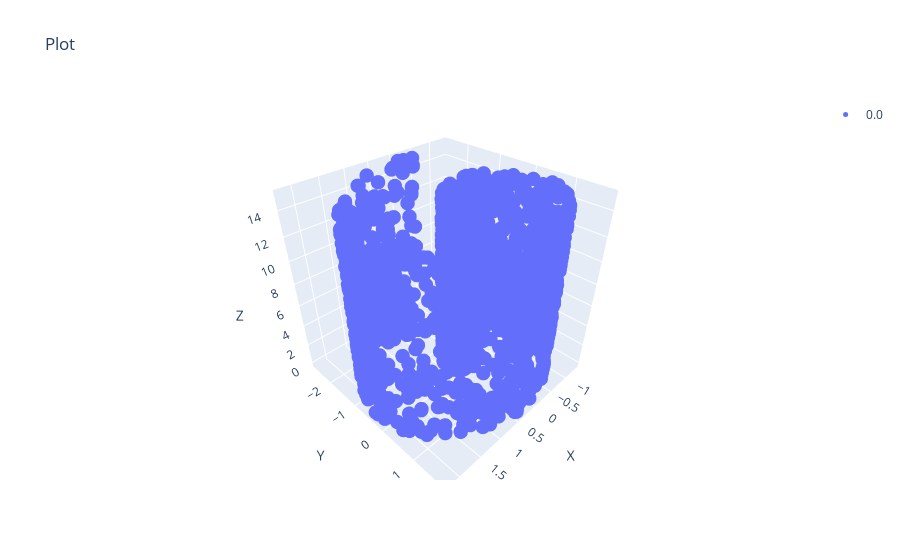

The notebook cell saved with this chart:
### Markdown cell above
Generate data

### Code cell
np.random.seed(43)
# gt_X, X, _ = sklearn_swiss_roll(n_samples=1000, noise=0.0)
# set parameters
length_phi = 15   #length of swiss roll in angular direction
length_Z = 15     #length of swiss roll in z direction
sigma = 0.       #noise strength
m = 2000         #number of samples

# create dataset
phi = length_phi*np.random.rand(m) + 1
xi = np.random.rand(m)
Z = length_Z*np.random.rand(m)
X = 1./6*(phi + sigma*xi)*np.sin(phi * 0.6)
Y = 1./6*(phi + sigma*xi)*np.cos(phi * 0.6)

points = np.array([X, Y, Z]).transpose()
X = points
scatter(X, s=5)

### Figure 1 — Plotly figure (JSON) as saved in the notebook; plotly's stock layout.template omitted (floating-point values rounded to 4 significant figures; data arrays with more than 128 entries replaced by an {"elided": "..."} marker saying what was removed)
{"data": [{"marker": {"color": 0, "colorscale": [[0, "#440154"], [0.1111, "#482878"], [0.2222, "#3e4989"], [0.3333, "#31688e"], [0.4444, "#26828e"], [0.5556, "#1f9e89"], [0.6667, "#35b779"], [0.7778, "#6ece58"], [0.8889, "#b5de2b"], [1, "#fde725"]], "opacity": 1, "size": 5}, "mode": "markers", "name": "0.0", "type": "scatter3d", "x": {"elided": "2000 float values"}, "y": {"elided": "2000 float values"}, "z": {"elided": "2000 float values"}}], "layout": {"scene": {"xaxis": {"title": {"text": "X"}}, "yaxis": {"title": {"text": "Y"}}, "zaxis": {"title": {"text": "Z"}}}, "showlegend": true, "title": {"text": "Plot"}}}
